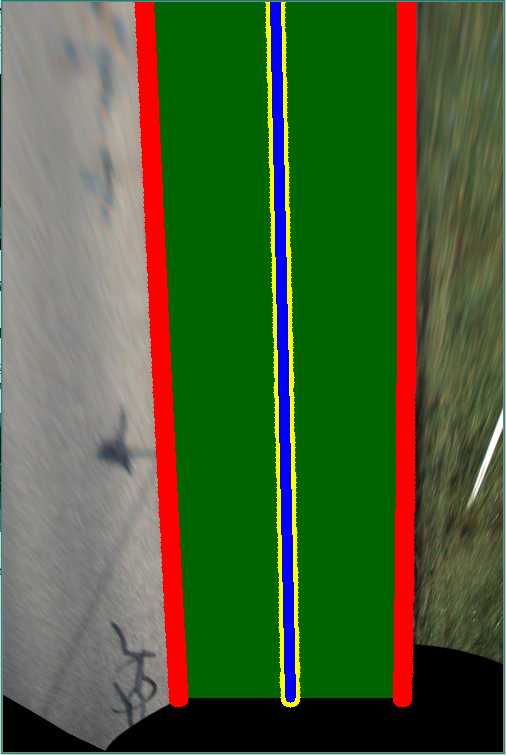
#> input picture report/images/Center.PNG, 506 x 755 px, given in place of challenge_video.mp4, which was not available
$ python problem2_video.py
#> lines starting #> are read from the running program, lines starting #| are printed output that depends on the picture; after the words box and inside, x2 and y2 are one past the last pixel; in counts of white or black regions, pixels touching at a corner belong together; pictures that were not available may be replaced by others from this repository, and a replacement may not be noted
### kalman.py
class SingleStateKalmanFilter(object):

    def __init__(self, A, B, C, x, P, Q, R):
        self.A = A  # Process dynamics
        self.B = B  # Control dynamics
        self.C = C  # Measurement dynamics
        self.current_state_estimate = x  # Current state estimate
        self.current_prob_estimate = P  # Current probability of state estimate
        self.Q = Q  # Process covariance
        self.R = R  # Measurement covariance

    def current_state(self):
        return self.current_state_estimate

    # [15 lines left out: function step, not called in this run]

### helpers.py
import numpy as np
import cv2 as cv2

lastOrientation = "BR"
size = 200
# make an array of the corner positions of a 200x200 square
perspective = np.array([[0, 0], [size - 1, 0],
                        [size - 1, size - 1], [0, size - 1]])


# Compute homography using supplemtary homography method provided by the Professor
# this is a custom function used in place of cv2.findHomography
# [38 lines left out: functions get_homograph, warp, not called in this run]

def ransac(data):
    # put the contour points into a list
    df = np.vstack(data).squeeze()
    x = []
    y = []
    for i in range(0, len(df) - 1):
        x.append(df[i][1])
        y.append(df[i][0])

    # create two additional columns for x for x^2 coef and constant coef
    one = ()
    x2 = ()
    for i in x:
        one = np.append(one, 1)
        x2 = np.append(x2, i ** 2)
    X = [x2, x, one]  # put x**2, x, and 1 all into the same matrix
    X = np.array(X)

    # matrix math
    Xtran = np.matrix.transpose(X)  # take transpose of X
    Xinv = np.linalg.pinv(np.matmul(X, Xtran))  # take inv of X*XT
    XY = np.matmul(y, Xtran)
    # B is the matrix of coeficients (a,b,c in y = a*x^2 + b*x + c)
    B = np.matmul(XY, Xinv)

    return B


#This class exists to handle all processing related to a specific video frame
class frame:
    number = 0

    def __init__(self):
        self.number = 0

    # [86 lines left out: functions get_isolated_channels, increment_frame, adjust_gamma, lowpass, equalizeBins, equalizeRange and 1 more, not called in this run]

    def smooth(self,kernalSize=5):
        """Executes a GaussianBlur filter using a kernal size provided. It should be and odd number"""
        self.image = cv2.GaussianBlur(self.image,(kernalSize,kernalSize),0)

### problem2_video.py
# Project 2 for 673

import numpy as np
import cv2 as cv
import glob
import kalman as k
from matplotlib import pyplot as plt
import helpers
from os import path

#  The following script uses a code taken from  https://github.com/lblackhall/pyconau2016.git,
# Thanks to the user: lblackhall, This code computes a Kalman filter which was used to predict
# the direction where the car is going.

# Kalman filter parameters adjusted to predict the dirrection of the car
A = 1  # No process innovation
C = 1  # Measurement
B = 0  # No control input
Q = 0.001  # Process covariance
R = 1  # Measurement covariance
x = 0  # Initial estimate
P = 1  # Initial covariance

if __name__ == '__main__':
    # Verbose: 1 to show only the final result, 2 to show the processed images
    verbose = 3

    # Camera Matrix
    K = np.array([[9.037596e+02, 0.000000e+00, 6.957519e+02], [0.000000e+00, 9.019653e+02, 2.242509e+02],
                  [0.000000e+00, 0.000000e+00, 1.000000e+00]])
    # Distortion coefficients
    D = np.array([-3.639558e-01, 1.788651e-01, 6.029694e-04, -3.922424e-04, -5.382460e-02])
    # Text on screen parameters
    font = cv.FONT_HERSHEY_SIMPLEX
    org = (0, 20)
    fontScale = 1
    color = (255, 0, 0)
    thickness = 2

    # Create and object for the kalman filter
    kalmanFilter = k.SingleStateKalmanFilter(A, B, C, x, P, Q, R)
    # Get the image
    #img = [cv.imread(File) for File in glob.glob("./Videos/data_1/data/*.png")]
    #img2 = np.array(img)  # opens all the images in an array
    video = cv.VideoCapture('./Videos/data_2/challenge_video.mp4')
    img_num=0
    while video.isOpened():
        grabbed, file = video.read()
#> file is the input picture: shape (755, 506, 3); mean B, G, R 54.3, 96.2, 75.6
        if grabbed==False:
            break
        #file=img2[img_num]
        # 4 points on the original image's lane lines (two from each line)
        source = np.array([[221, 693], [508, 525], [815, 518], [1147, 688]])
        # 4 new points line) for where the image should line up
        dest = np.array([[0, 1200], [0, 0], [300, 0], [300, 1200]])
        if verbose >1:
            cv.line(file, (221, 693), (533, 509), (0, 255, 0), 1)
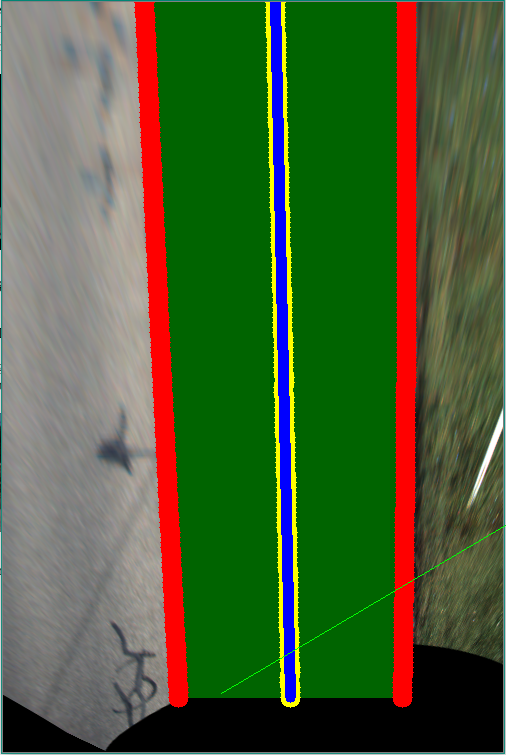
#> file: shape (755, 506, 3); 0.07% of pixels changed, all inside (x1, y1, x2, y2) = (221, 525, 506, 694)
            cv.line(file, (1147, 688), (777, 507), (0, 255, 0), 1)
            cv.imshow("rezied src", file)

        h, w = file.shape[:2]
#> h = 755; w = 506
        # Calculate the New camera matrix using the given conditions described on line 31
        newCameraMatrix, roi = cv.getOptimalNewCameraMatrix(K, D, (w, h), 1, (w, h))
#> roi = (398, 24, 100, 234)
        # calculate the distortion of the camera
        dst = cv.undistort(file, K, D, None, newCameraMatrix)
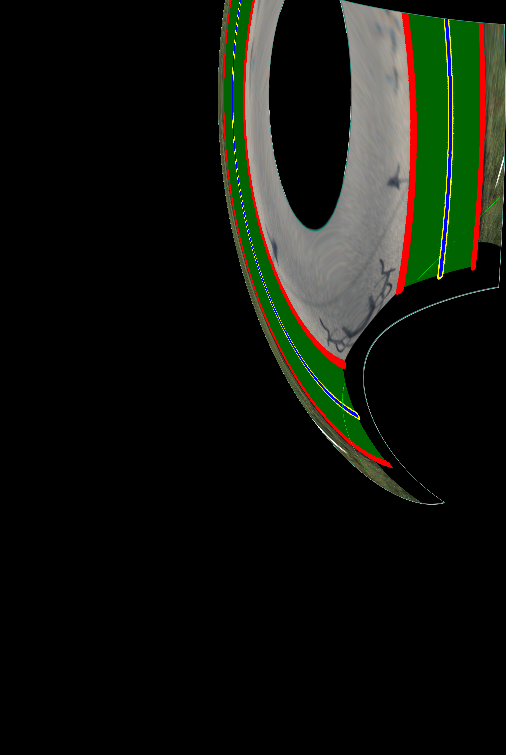
#> dst: shape (755, 506, 3); mean B, G, R 13.9, 21.3, 18

        if verbose>1:
            cv.imshow("undistorted", dst)
        # Find homography H from the given 8 points
        h, status = cv.findHomography(source, dest)
        hinv, status = cv.findHomography(dest, source)

        # Create the top down view
        unwarped = cv.warpPerspective(dst, h, (500, 850))
#> unwarped: shape (850, 500, 3); every value is 0

        if verbose > 1:
            cv.imshow("unwarped", unwarped)

        # Threshold the image in binary
        unwarpedGray = cv.cvtColor(unwarped, cv.COLOR_BGR2GRAY)
#> unwarpedGray: shape (850, 500); every value is 0
        cv.imshow("unwarped", unwarpedGray)
        # separate the lines of the road on left and right to apply different threshold on them.
        ret1, BW_lanesRight = cv.threshold(unwarpedGray, 200, 255, cv.THRESH_BINARY)
        ret, BW_lanesLeft = cv.threshold(unwarpedGray, 150, 255, cv.THRESH_BINARY)

        # MAKING THE LINES
        # First line
        # lane_region1 = BW_lanes[:, 80:260]
        leftLane1 = 23
        rightLane1 = 175
        lane_region1 = BW_lanesLeft[:, leftLane1:rightLane1]
#> lane_region1: shape (850, 152); every value is 0
        if verbose >2:
            cv.imshow("Left Lane", lane_region1)

        # Perform Canny edge detection
        edges_region1 = cv.Canny(lane_region1, 50, 100, apertureSize=3)
        contours, hierarchy = cv.findContours(edges_region1, cv.RETR_TREE, cv.CHAIN_APPROX_SIMPLE)
#> contours = []

        # Get lane line coefficients and check if they are too far off from previous frame
        if img_num > 0:
            B1_old = B1

#> (the run stopped early here; a loop or call above may not have finished)

$ run again, on report/images/Turning.PNG
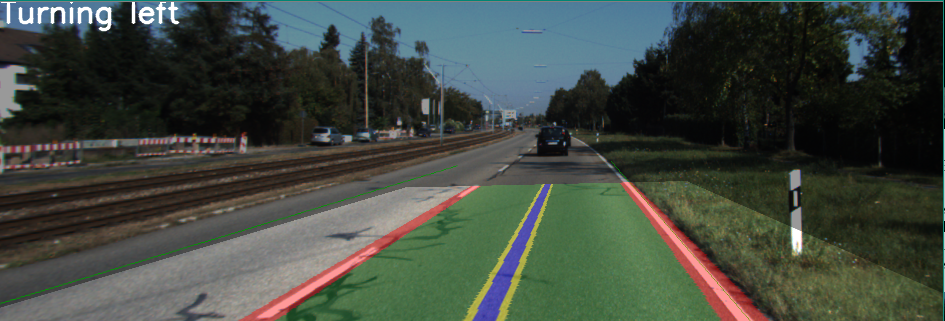
#> input picture report/images/Turning.PNG, 945 x 321 px, given in place of challenge_video.mp4, which was not available
#> file is the input picture: shape (321, 945, 3); mean B, G, R 64, 72.4, 64.7
#> `dst = cv.undistort(file, K, D, None, newCameraMatrix)`:
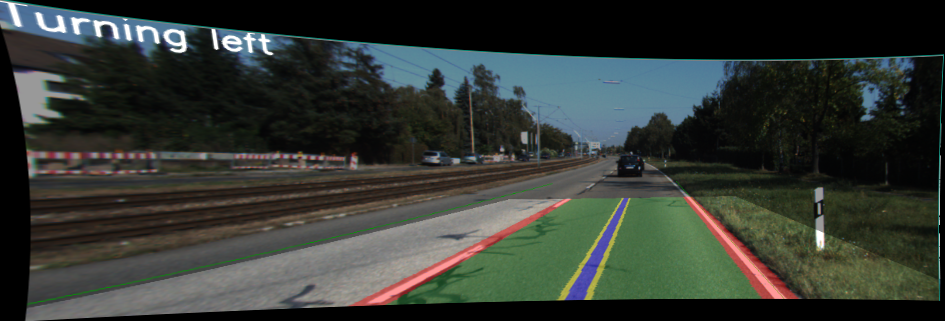
#> dst: shape (321, 945, 3); mean B, G, R 51.2, 56.6, 51.5
#> unwarped: shape (850, 500, 3); every value is 0
#> unwarpedGray: shape (850, 500); every value is 0
#> lane_region1: shape (850, 152); every value is 0
#> contours = []
